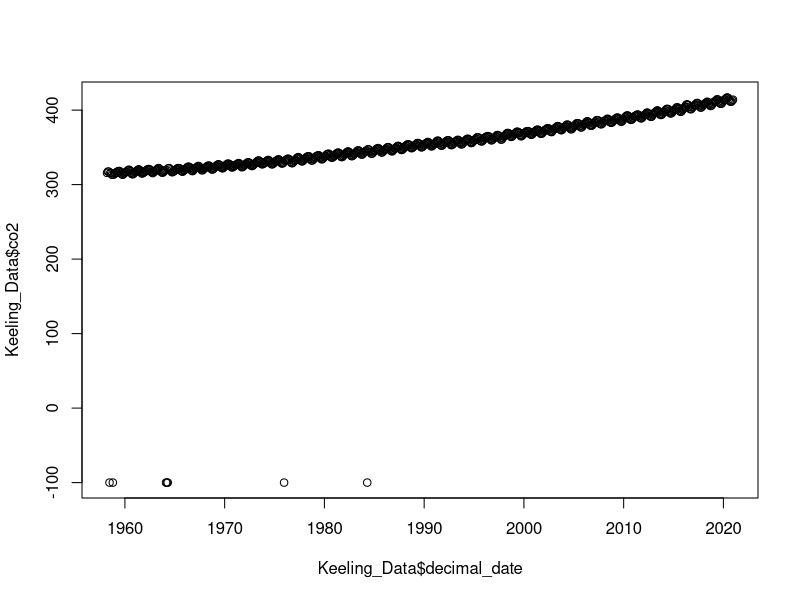
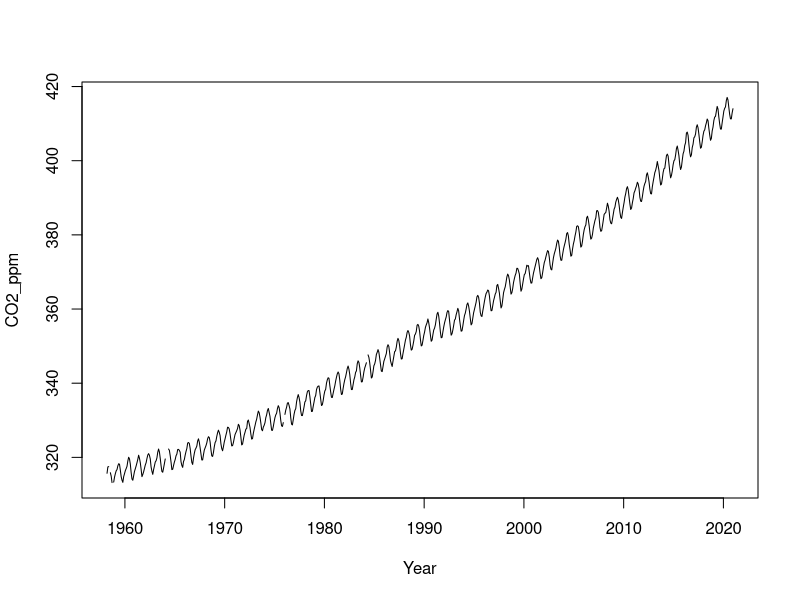

R code for these plots, in order:
## ---- chunk 1
Keeling_Data <- read.csv(file = "co2_mm_mlo.csv", header = T)
## ---- chunk 2
colnames(Keeling_Data)
## ---- chunk 3
head(Keeling_Data)
## ---- chunk 4
tail(Keeling_Data)
## ---- chunk 5
Keeling_Data$co2
## ---- chunk 6
# Min
min(Keeling_Data$co2)
# Max
max(Keeling_Data$co2)
# Range
range(Keeling_Data$co2)
# Mean
mean(Keeling_Data$co2)
# Median
median(Keeling_Data$co2)
# Show quantiles
summary(Keeling_Data$co2)
## ---- chunk 7
Keeling_Data$co2[1:10]
Keeling_Data$year[200:210]
Keeling_Data$co2[0]
## ---- chunk 8
plot(Keeling_Data$decimal_date, Keeling_Data$co2)
## ---- chunk 9
Year     <- Keeling_Data$decimal_date
CO2_ppm  <- Keeling_Data$co2 
CO2_ppm[which(CO2_ppm == -99.99)]  <- NA
plot(Year, CO2_ppm, type="l")
## ---- chunk 10
mean(CO2_ppm)
mean(CO2_ppm, na.rm=T)
## ---- chunk 11
Keeling_Data$co2[1:10] * 1e3
## ---- chunk 12
typeof(Keeling_Data$co2)
typeof(Keeling_Data$month)
typeof(Keeling_Data$quality)

x <- 1 <= 2
typeof(x)
## ---- chunk 13
typeof(1)
typeof(1L)
## ---- chunk 14
typeof(1+1i)
